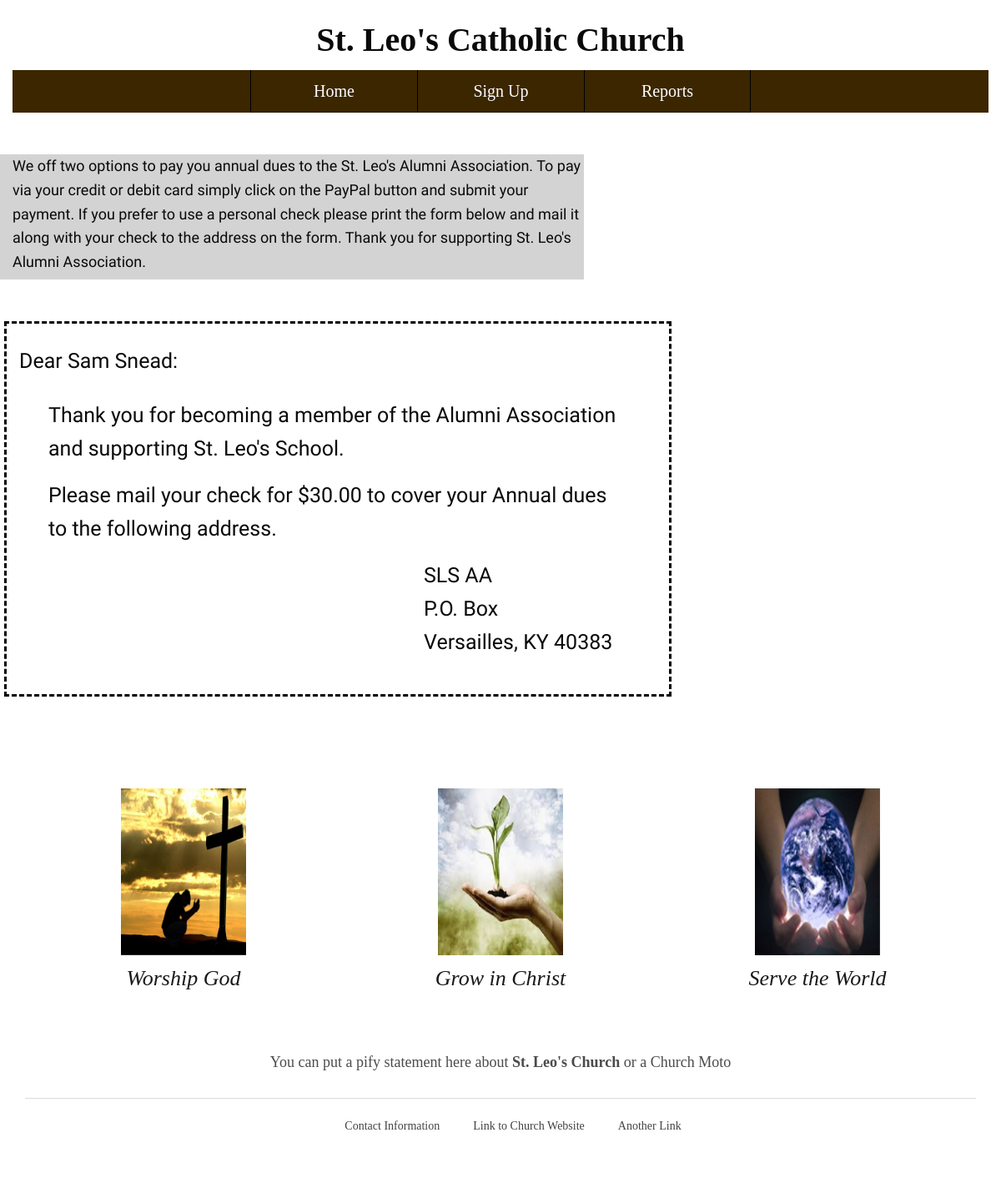
Before: /donorform/ with the older database file.
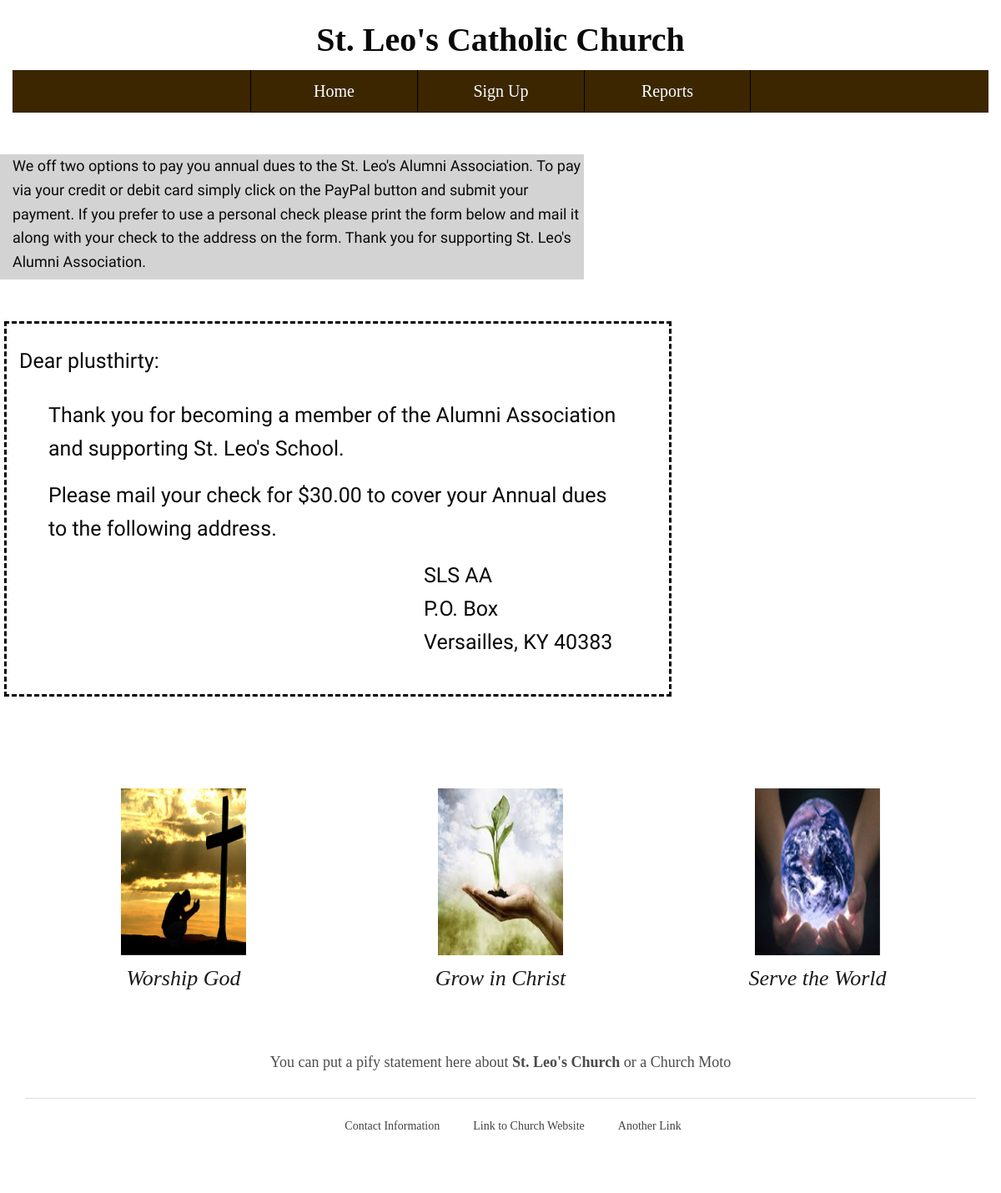
After: the same page with the newer database file.
### signup/models.py (models this page shows)
class DonorInfo(models.Model):
    name = models.CharField(max_length=35)
    street_address = models.CharField(blank=True, null=True, max_length=50)
    city = models.CharField(max_length=25, blank=True, null=True)
    state = models.CharField(max_length=2, blank=True, null=True)
    zipcode = models.IntegerField(null=True)
    email = models.EmailField(max_length=35, blank=True, null=True)
    phone = models.CharField(max_length=15, null=True, blank=True)
    date_created = models.DateTimeField(default=datetime.datetime.now, null=True)
    days_since_created = models.IntegerField(null=True, blank=True)
    payment_recvd = models.NullBooleanField(null=True)
    date_recvd = models.DateField(null=True)
    def __str__(self):
        return self.name

### signup/views.py (the view)
# urls.py: path('donorform/', views.donor_form, name='donorform'),
def donor_form(request):
    donor = DonorInfo.objects.latest('date_created')
    name = donor.name
    d = donor.date_created
    date = d.strftime("%m-%d-%Y")
    context = {'donor': donor, 'name': name, 'date': date}
    return render(request, 'donorform.html', context)

### templates/donorform.html (shortened to what this page needs)
{% load widget_tweaks %}
{% load static %}
{% load bootstrap3 %}
{% bootstrap_css %}
<!DOCTYPE html>
<html data-whatinput="mouse" data-whatintent="mouse" class=" whatinput-types-initial whatinput-types-keyboard whatinput-types-mouse"><head>
  <link rel="stylesheet" href="{% static "css/foundation.min.css" %}">
  <link rel="stylesheet"href="{% static "css/wireframe-theme.min.css" %}">
  <link rel="stylesheet" href="{% static "css/main.css" %}">
<meta class="foundation-mq"></head>
<body class="" cz-shortcut-listen="true">
  <h1 class="site-title">St. Leo's Catholic Church</h1>
  <div class="container nav-wrapper">
    <a class="link-text nav-button" href="{% url 'index' %}">Home</a>
    <a class="link-text nav-button" href="{% url 'signupform' %}">Sign Up</a>
<a class="link-text nav-button" href="{% url 'reports' %}">Reports</a>
  </div>
  <div class='instructions'>
    <p class='instruct'>We off two options to pay you annual dues to the St. Leo's Alumni Association.
      To pay via your credit or debit card simply click on the PayPal button and submit
      your payment.  If you prefer to use a personal check please print the form below
      and mail it along with your check to the address on the form.  Thank you for
       supporting St. Leo's Alumni Association.</p>
</div>
<div class='donationform'>
<div class='name'>
  <p>Dear {{donor}}:</p>
</div>
<div class='statement'>
<p>Thank you for becoming a member of the Alumni Association and supporting
  St. Leo's School.</p>
<p>Please mail your check for $30.00  to cover your Annual dues to the following
  address.</p>
</div>
<div class='address'>
<p> SLS AA<br>
 P.O. Box<br>
Versailles, KY 40383</p>
</div>
</div>
    <div class="container services-grid">
      <div class="container service">
        <div class="responsive-picture">
          <picture><img alt="Placeholder Picture" src="{% static 'images/cross.jpg' %}">
          </picture>
        </div>
        <h5 class="service-title">Worship God</h5>
      </div>
      <div class="container service">
        <div class="responsive-picture">
          <picture><img alt="Placeholder Picture" src="{% static 'images/grow.jpeg' %}">
          </picture>
        </div>
        <h5 class="service-title">Grow in Christ<br>
        </h5>
      </div>
      <div class="container service">
        <div class="responsive-picture">
          <picture><img alt="Placeholder Picture" src="{% static 'images/world.jpg' %}">
          </picture>
        </div>
        <h5 class="service-title">Serve the World<br>
        </h5>
      </div>
    </div>
    <div class="container container-1">
      <p class="paragraph paragraph-1">You can put a pify statement here about <strong>St. Leo's Church</strong> or a Church Moto<br>
    </div>
    <div class="container footer">
      <div class="rule">
        <hr>
      </div>
      <div class="container footer-nav">
        <a class="link-text footer-nav" href="#">Contact Information</a>
        <a class="link-text footer-nav" href="#">Link to Church Website</a>
        <a class="link-text footer-nav" href="#">Another Link</a>
      </div>
    </div>
  </body></html>

Changed rows visible on the page:
removed DonorInfo: name "Sam Snead"
now on this page (row edited): DonorInfo: name "plusthirty"
